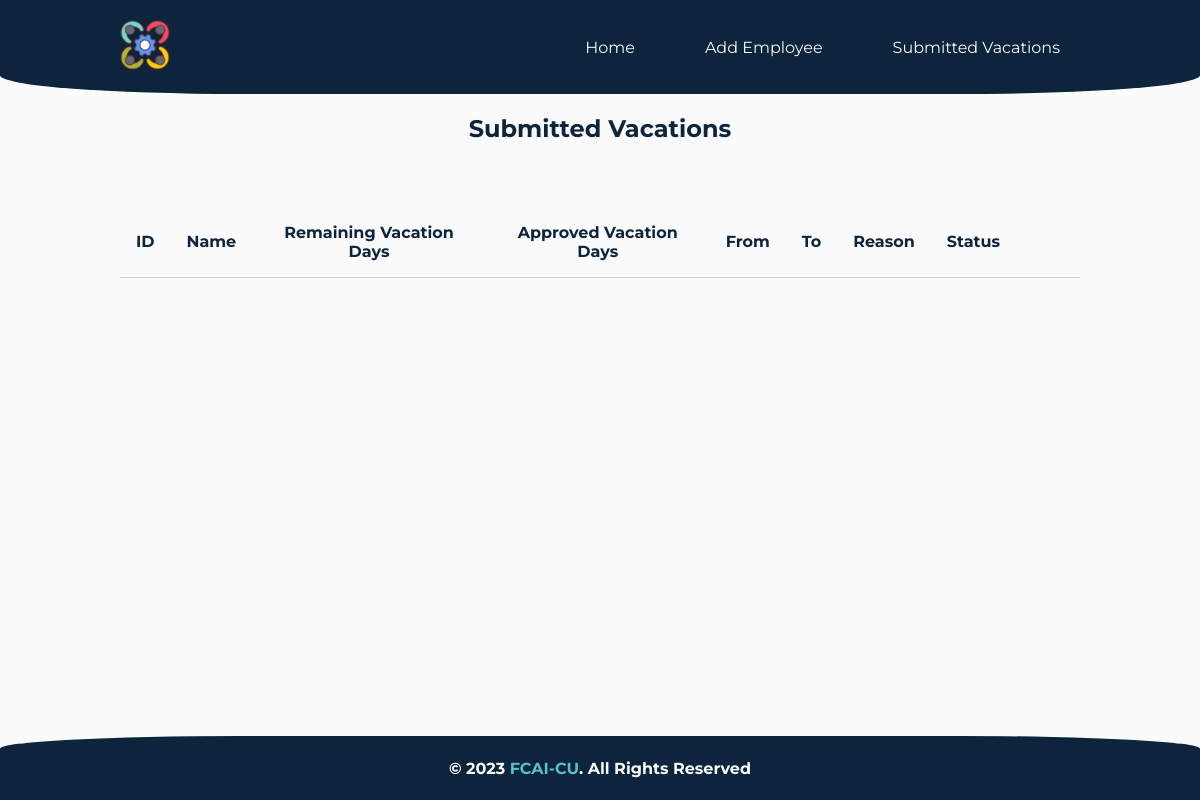
/vacations/, run on an earlier commit of the app's database.
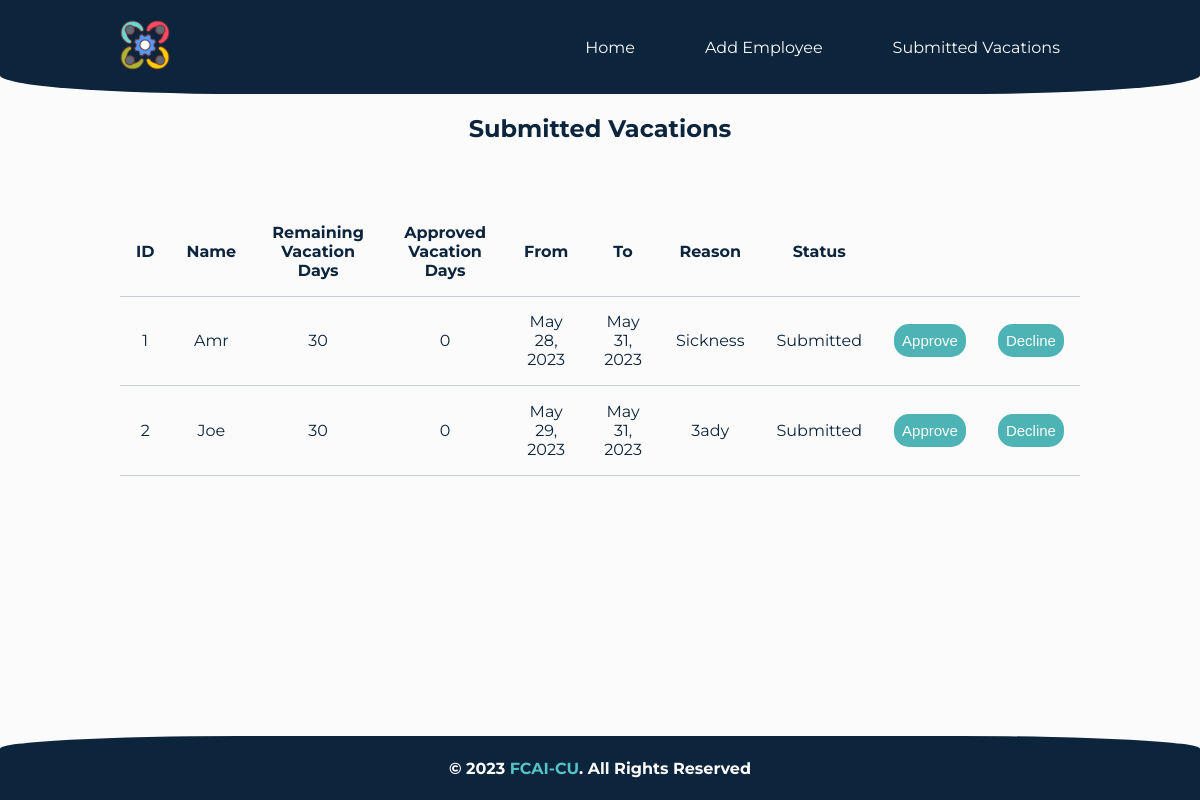
And on a later commit of the database.
### pages/models.py (models this page shows, shortened)
class Vacation(models.Model):
    Employee_ID = models.ForeignKey(Employee, on_delete=models.CASCADE)
    Name = models.CharField(max_length=15)
    From = models.DateField()
    To = models.DateField()
    Reason = models.TextField()
    Status = models.TextField(default='Submitted')

class Employee(models.Model):
    GENDER_CHOICES = [
        ('male', 'Male'),
        ('female', 'Female'),
    ]
    MARITAL_STATUS_CHOICES = [
        ('single', 'Single'),
        ('taken', 'Taken'),
        ('married', 'Married'),
        ('divorced', 'Divorced'),
        ('widowed', 'Widowed'),
    ]
    ID = models.IntegerField(primary_key=True)
    Name = models.CharField(max_length=15)
    Remaining_vacation_days = models.IntegerField(default=30)
    Approved_vacation_days = models.IntegerField(default=0)
    Email = models.EmailField(max_length=254)
    Address = models.CharField(max_length=100)
    Phone = models.CharField(max_length=11)
    Salary = models.CharField(max_length=20)
    Date_of_birth = models.DateField()
    Gender = models.CharField(max_length=6, choices=GENDER_CHOICES)
    Marital_status = models.CharField(max_length=10, choices=MARITAL_STATUS_CHOICES)
    def __str__(self):
        return str(self.ID)

### pages/views.py (the view)
# urls.py: path('vacations/', views.vacations, name='vacations'),
def vacations(request):
    vacations = Vacation.objects.select_related('Employee_ID').all()
    context = {'vacations': vacations}
    return render(request, 'pages/vacations.html', context)

### templates/pages/vacations.html (shortened to what this page needs)
{% extends 'base.html' %}
{% load static %}
{% block styles %}
<link rel="stylesheet" href="{% static 'style/vacations.css' %}">
{% endblock styles %}
{% block content %}
<h2>Submitted Vacations</h2>
<br>
<div class="tData">
    <table style="text-align: center;" id="table">
        <tr>
            <th>ID</th>
            <th>Name</th>
            <th>Remaining Vacation Days</th>
            <th>Approved Vacation Days</th>
            <th>From</th>
            <th>To</th>
            <th>Reason</th>
            <th>Status</th>
            <th></th>
            <th></th>
        </tr>
        <tr>
            {% for vac in vacations %}
            <tr>
                <td>{{vac.Employee_ID}}</td>
                <td>{{vac.Name}}</td>
                <td>{{vac.Employee_ID.Remaining_vacation_days}}</td>
                <td>{{vac.Employee_ID.Approved_vacation_days}}</td>
                <td>{{vac.From}}</td>
                <td>{{vac.To}}</td>
                <td>{{vac.Reason}}</td>
                <td>{{vac.Status}}</td>
                <td><button class='accept'>Approve</button></td>
                <td><button class='reject'>Decline</button></td>
            </tr>
            {% endfor %}
        </tr>
    </table>
</div>
{% endblock content %}

### templates/base.html (shortened to what this page needs)
{% load static %}
<!DOCTYPE html>
<html>
<head>
    <link rel="stylesheet" href="{% static 'style/general.css' %}">
    {% block styles %}
    {% endblock styles %}
</head>
<body>
    <header>
        <div>
            <a href="{% url 'login' %}" title="Go to login page"><img src="{% static 'images/resources.png' %}"
                    alt="HR-image" width="50"></a>
        </div>
        <nav>
            <li>
                <a href="{% url 'home' %}">Home</a>
            </li>
            <li>
                <a href="{% url 'add' %}">Add Employee</a>
            </li>
            <li>
                <a href="{% url 'vacations' %}">Submitted Vacations</a>
            </li>
        </nav>
    </header>
    <main>
        {% block content %}
        {% endblock content %}
    </main>
    <footer>
        <h4>&copy; 2023 <span>FCAI-CU</span>. All rights reserved</h4>
    </footer>
</body>
</html>

### project/static/style/general.css (style rules this page uses)
:root { --grey: #C9D1D5; --darkgrey: #818c98; --darkblue: #0C243C; --turquoise: #55C2C3; --applewhite: #fbfbfb; --darkturq: #3f9294; }
body { background-color: var(--applewhite); margin: 0; font-family: 'Montserrat', sans-serif; text-align: center; color: var(--darkblue); min-height: 100vh; display: flex; flex-direction: column; text-transform: capitalize; }
header { display: flex; background-color: var(--darkblue); padding: 20px 10%; justify-content: space-between; align-items: center; border-bottom-left-radius: 20%; border-bottom-right-radius: 20%; }
nav { display: flex; width: 80%; list-style: none; gap: 30px; text-align: center; justify-content: end; }
nav a { color: var(--applewhite); text-decoration: none; font-size: medium; position: relative; border-top-right-radius: 5px; border-top-left-radius: 5px; border-bottom-right-radius: 25px; border-bottom-left-radius: 25px; padding: 12px 20px; }
main { padding: 0 10%; }
footer { background-color: var(--darkblue); padding: 1px 10%; border-top-left-radius: 20%; border-top-right-radius: 20%; bottom: 0; max-width: 100%; color: var(--applewhite); margin-top: auto; }
footer span { color: var(--turquoise); }

### project/static/style/vacations.css (style rules this page uses)
:root { --grey: #C9D1D5; --darkgrey: #818c98; --darkblue: #0C243C; --turquoise: #55C2C3; --applewhite: #fbfbfb; --darkturq: #4eb3b5; }
table { border-collapse: collapse; margin: 25px auto; }
th, td { text-align: center; padding: 16px; border-bottom: 1px solid var(--grey); }
.accept, .reject { background-color: var(--darkturq); color: var(--applewhite); font-size: 15px; border-radius: 15px; border: none; text-decoration: none; padding: 8px; cursor: pointer; }
.tData { margin: auto; overflow-x: auto; }

What changed in the data, as far as the page shows it:
added Vacation: Employee_ID "1", Name "Amr", Employee_ID.Remaining_vacation_days "30", Employee_ID.Approved_vacation_days "0", From "May 28, 2023", To "May 31, 2023", Reason "Sickness", Status "Submitted"
added Vacation: Employee_ID "2", Name "Joe", Employee_ID.Remaining_vacation_days "30", Employee_ID.Approved_vacation_days "0", From "May 29, 2023", To "May 31, 2023", Reason "3ady", Status "Submitted"
